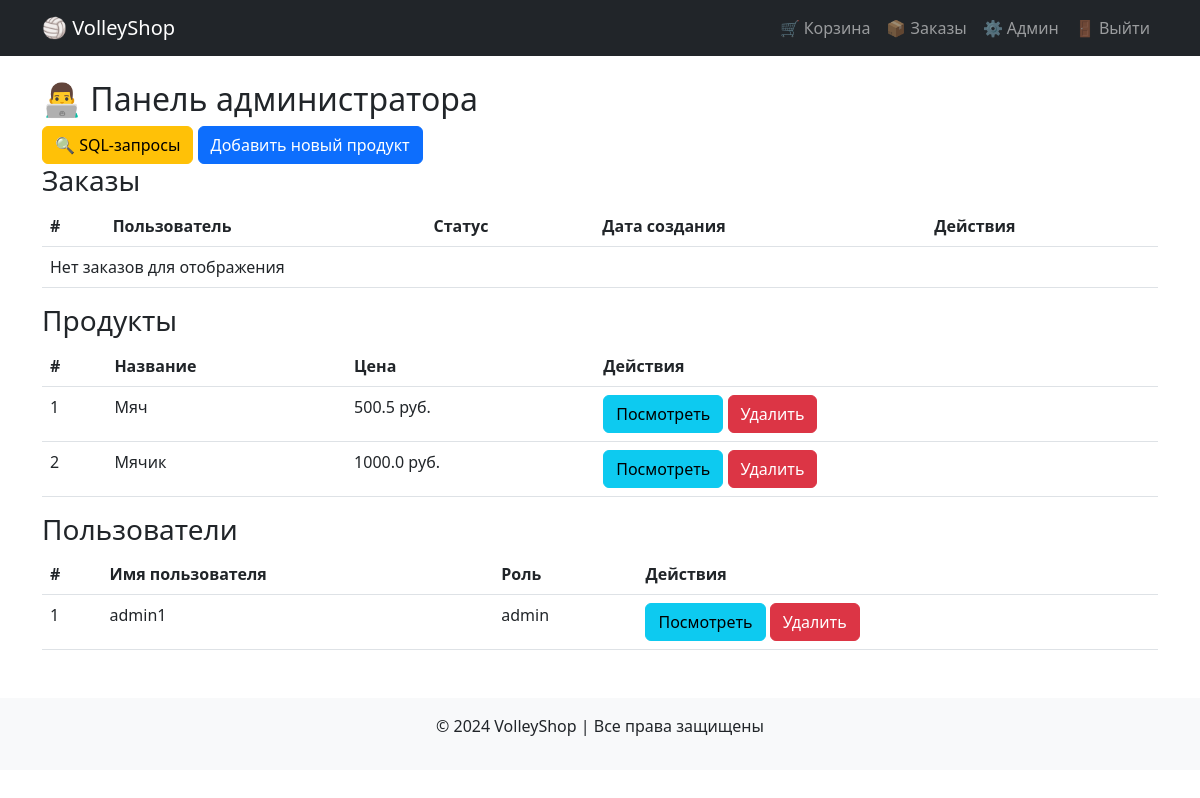
/admin (signed in), run on an earlier commit of the app's database.
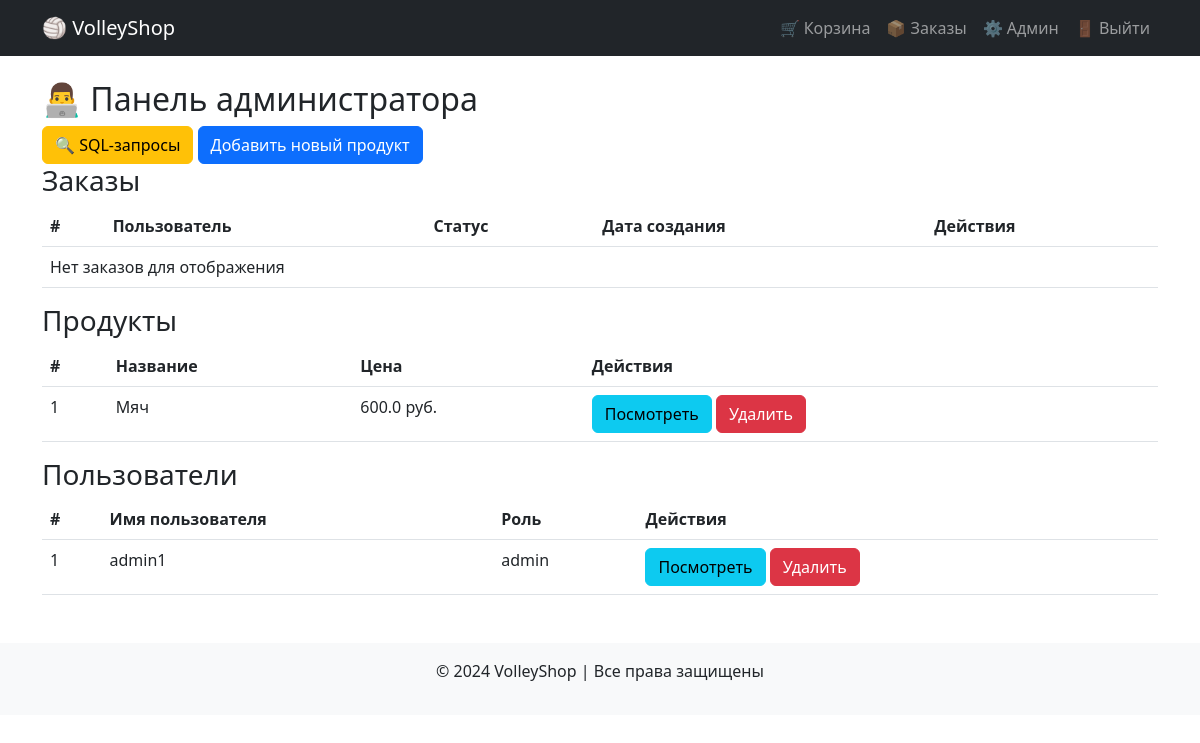
And on a later commit of the database.
### models.py (models this page shows, shortened)
class Product(db.Model):
    id = db.Column(db.Integer, primary_key=True)
    name = db.Column(db.String(255), nullable=False)
    description = db.Column(db.Text, nullable=False)
    price = db.Column(db.Float, nullable=False)
    stock = db.Column(db.Integer, default=0)  # Количество на складе
    image = db.Column(db.String(255), nullable=True, default="default.jpg")  # Путь к изображению
    order_items = db.relationship('OrderItem', backref='product', lazy=True)

class User(UserMixin, db.Model):
    id = db.Column(db.Integer, primary_key=True)
    username = db.Column(db.String(100), unique=True, nullable=False)
    email = db.Column(db.String(100), unique=True, nullable=False)
    password_hash = db.Column(db.String(200), nullable=False)
    role = db.Column(db.String(20), default="user")  # "guest", "user", "admin"
    orders = db.relationship('Order', backref='customer', lazy=True)

### routes.py (the view)
@app_routes.route('/admin')
@login_required
def admin_panel():
    if current_user.role != "admin":
        flash('Доступ запрещен!', 'danger')
        return redirect(url_for('app_routes.home'))
    orders = Order.query.all()
    products = Product.query.all()
    users = User.query.all()
    return render_template('admin.html', products=products, users=users, orders=orders)

### app.py (called while the page is built)
@login_manager.user_loader
def load_user(user_id):
    return User.query.get(int(user_id))

### templates/admin.html (shortened to what this page needs)
{% extends "layout.html" %}
{% block content %}
<h2>👨‍💻 Панель администратора</h2>
<a href="{{ url_for('app_routes.admin_sql') }}" class="btn btn-warning">🔍 SQL-запросы</a>
<button class="btn btn-primary" data-toggle="modal" data-target="#addProductModal">Добавить новый продукт</button>
<h3>Заказы</h3>
<table class="table">
    <thead>
        <tr>
            <th>#</th>
            <th>Пользователь</th>
            <th>Статус</th>
            <th>Дата создания</th>
            <th>Действия</th>
        </tr>
    </thead>
    <tbody>
        {% for order in orders %}
        <tr>
            <td>{{ order.id }}</td>
            <td>{{ order.user.username }}</td>
            <td>{{ order.status }}</td>
            <td>{{ order.created_at }}</td>
            <td>
                <a href="{{ url_for('app_routes.view_order', order_id=order.id) }}" class="btn btn-info">Посмотреть</a>
                <form action="{{ url_for('app_routes.delete_order', order_id=order.id) }}" method="POST" style="display:inline;">
                    <button type="submit" class="btn btn-danger">Удалить</button>
                </form>
            </td>
        </tr>
        {% else %}
        <tr>
            <td colspan="5">Нет заказов для отображения</td>
        </tr>
        {% endfor %}
    </tbody>
</table>
<h3>Продукты</h3>
<table class="table">
    <thead>
        <tr>
            <th>#</th>
            <th>Название</th>
            <th>Цена</th>
            <th>Действия</th>
        </tr>
    </thead>
    <tbody>
        {% for product in products %}
        <tr>
            <td>{{ product.id }}</td>
            <td>{{ product.name }}</td>
            <td>{{ product.price }} руб.</td>
            <td>
                <a href="{{ url_for('app_routes.product_detail_admin', product_id=product.id) }}" class="btn btn-info">Посмотреть</a>
                <form action="{{ url_for('app_routes.delete_product', product_id=product.id) }}" method="POST" style="display:inline;">
                    <button type="submit" class="btn btn-danger">Удалить</button>
                </form>
            </td>
        </tr>
        {% else %}
        <tr>
            <td colspan="4">Нет продуктов для отображения</td>
        </tr>
        {% endfor %}
    </tbody>
</table>
<h3>Пользователи</h3>
<table class="table">
    <thead>
        <tr>
            <th>#</th>
            <th>Имя пользователя</th>
            <th>Роль</th>
            <th>Действия</th>
        </tr>
    </thead>
    <tbody>
        {% for user in users %}
        <tr>
            <td>{{ user.id }}</td>
            <td>{{ user.username }}</td>
            <td>{{ user.role }}</td>
            <td>
                <a href="{{ url_for('app_routes.user_detail', user_id=user.id) }}" class="btn btn-info">Посмотреть</a>
                <form action="{{ url_for('app_routes.delete_user', user_id=user.id) }}" method="POST" style="display:inline;">
                    <button type="submit" class="btn btn-danger">Удалить</button>
                </form>
            </td>
        </tr>
        {% else %}
        <tr>
            <td colspan="4">Нет пользователей для отображения</td>
        </tr>
        {% endfor %}
    </tbody>
</table>
{% endblock %}

What changed in the data, as far as the page shows it:
removed Product: id "2", name "Мячик", price "1000.0"
changed Product "Мяч": price "500.5" → "600.0"
